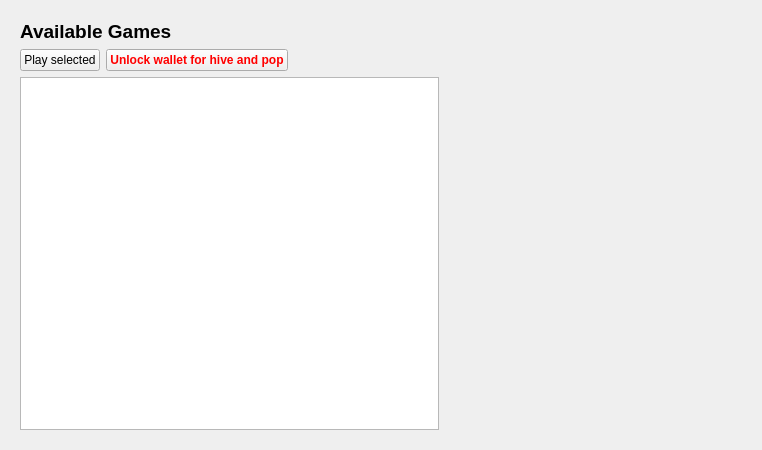
<?xml version="1.0" encoding="UTF-8"?>
<ui version="4.0">
 <class>PopDialog</class>
 <widget class="QWidget" name="PopDialog">
  <property name="geometry">
   <rect>
    <x>0</x>
    <y>0</y>
    <width>762</width>
    <height>450</height>
   </rect>
  </property>
  <property name="sizePolicy">
   <sizepolicy hsizetype="Preferred" vsizetype="Minimum">
    <horstretch>0</horstretch>
    <verstretch>0</verstretch>
   </sizepolicy>
  </property>
  <property name="minimumSize">
   <size>
    <width>0</width>
    <height>450</height>
   </size>
  </property>
  <property name="styleSheet">
   <string notr="true"/>
  </property>
  <layout class="QVBoxLayout" name="verticalLayout_2">
   <property name="rightMargin">
    <number>8</number>
   </property>
   <item>
    <widget class="QFrame" name="mainFrame">
     <property name="frameShape">
      <enum>QFrame::NoFrame</enum>
     </property>
     <property name="frameShadow">
      <enum>QFrame::Plain</enum>
     </property>
     <layout class="QHBoxLayout" name="horizontalLayout_2">
      <property name="leftMargin">
       <number>0</number>
      </property>
      <property name="topMargin">
       <number>0</number>
      </property>
      <property name="rightMargin">
       <number>0</number>
      </property>
      <property name="bottomMargin">
       <number>0</number>
      </property>
      <item>
       <widget class="QFrame" name="availableGamesFrame">
        <property name="maximumSize">
         <size>
          <width>450</width>
          <height>16777215</height>
         </size>
        </property>
        <property name="frameShape">
         <enum>QFrame::NoFrame</enum>
        </property>
        <property name="frameShadow">
         <enum>QFrame::Plain</enum>
        </property>
        <layout class="QVBoxLayout" name="verticalLayout">
         <item>
          <layout class="QHBoxLayout" name="horizontalLayout">
           <property name="spacing">
            <number>6</number>
           </property>
           <item>
            <widget class="QLabel" name="availableGamesLabel">
             <property name="font">
              <font>
               <pointsize>14</pointsize>
               <weight>75</weight>
               <bold>true</bold>
              </font>
             </property>
             <property name="text">
              <string>Available Games</string>
             </property>
            </widget>
           </item>
           <item>
            <spacer name="horizontalSpacer_2">
             <property name="orientation">
              <enum>Qt::Horizontal</enum>
             </property>
             <property name="sizeHint" stdset="0">
              <size>
               <width>40</width>
               <height>20</height>
              </size>
             </property>
            </spacer>
           </item>
          </layout>
         </item>
         <item>
          <widget class="QFrame" name="playSelectedFrame">
           <property name="frameShape">
            <enum>QFrame::NoFrame</enum>
           </property>
           <property name="frameShadow">
            <enum>QFrame::Plain</enum>
           </property>
           <layout class="QHBoxLayout" name="horizontalLayout_3">
            <property name="leftMargin">
             <number>0</number>
            </property>
            <property name="topMargin">
             <number>0</number>
            </property>
            <property name="rightMargin">
             <number>0</number>
            </property>
            <property name="bottomMargin">
             <number>0</number>
            </property>
            <item>
             <widget class="QPushButton" name="playSelectedButton">
              <property name="text">
               <string>Play selected</string>
              </property>
             </widget>
            </item>
            <item>
             <widget class="QPushButton" name="releaseSwarmButton">
              <property name="minimumSize">
               <size>
                <width>100</width>
                <height>0</height>
               </size>
              </property>
              <property name="font">
               <font>
                <weight>75</weight>
                <bold>true</bold>
               </font>
              </property>
              <property name="toolTip">
               <string>Click to unlock your wallet so that your dwarves can work. Note this only unlocks the wallet for hivemining; you must
still fully unlock it to send funds.</string>
              </property>
              <property name="styleSheet">
               <string notr="true">color:red;</string>
              </property>
              <property name="text">
               <string>Unlock wallet for hive and pop</string>
              </property>
             </widget>
            </item>
            <item>
             <spacer name="horizontalSpacer">
              <property name="orientation">
               <enum>Qt::Horizontal</enum>
              </property>
              <property name="sizeHint" stdset="0">
               <size>
                <width>5</width>
                <height>20</height>
               </size>
              </property>
             </spacer>
            </item>
           </layout>
          </widget>
         </item>
         <item>
          <widget class="QTableView" name="gameTable"/>
         </item>
        </layout>
       </widget>
      </item>
      <item>
       <widget class="QWidget" name="gameFrame" native="true">
        <property name="minimumSize">
         <size>
          <width>300</width>
          <height>0</height>
         </size>
        </property>
       </widget>
      </item>
     </layout>
    </widget>
   </item>
  </layout>
 </widget>
 <resources>
  <include location="../ring.qrc"/>
  <include location="../ring.qrc"/>
 </resources>
 <connections/>
</ui>
